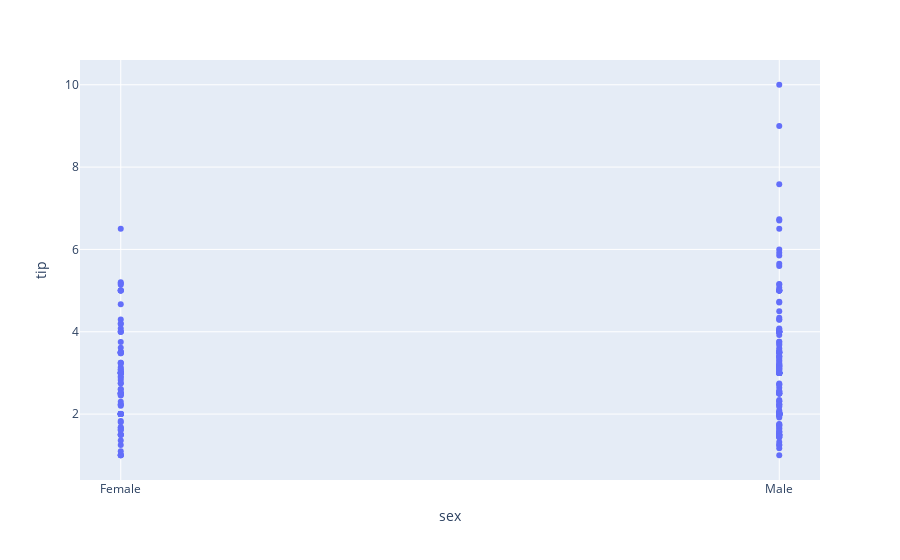

Source (notebook cell):
### Code cell
#Scater Plot
fig= px.scatter(df,x='sex',y='tip')
fig.show()

### Figure 1 — Plotly figure (JSON) as saved in the notebook; plotly's stock layout.template omitted (floating-point values rounded to 4 significant figures; data arrays with more than 128 entries replaced by an {"elided": "..."} marker saying what was removed)
{"data": [{"hovertemplate": "sex=%{x}<br>tip=%{y}<extra></extra>", "legendgroup": "", "marker": {"color": "#636efa", "symbol": "circle"}, "mode": "markers", "name": "", "orientation": "v", "showlegend": false, "type": "scatter", "x": {"elided": "244 str values"}, "xaxis": "x", "y": {"elided": "244 float values"}, "yaxis": "y"}], "layout": {"autosize": true, "legend": {"tracegroupgap": 0}, "margin": {"t": 60}, "xaxis": {"anchor": "y", "autorange": true, "domain": [0, 1], "range": [-0.06051, 1.061], "title": {"text": "sex"}, "type": "category"}, "yaxis": {"anchor": "x", "autorange": true, "domain": [0, 1], "range": [0.3031, 10.7], "title": {"text": "tip"}, "type": "linear"}}}
